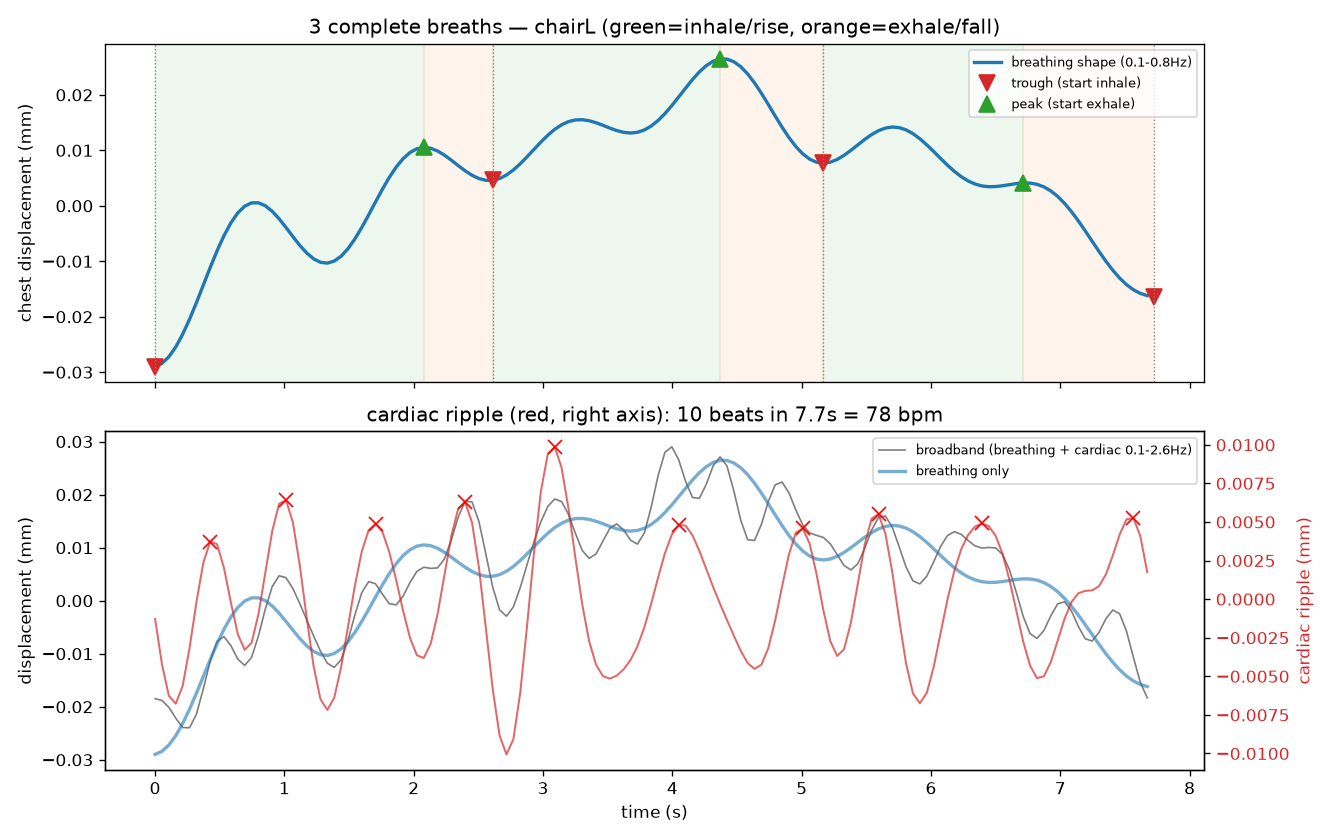

This chart was generated by the following Python code:
"""Plot 3 complete breathing cycles from chairL to SEE the waveform shape / asymmetry.
Shows: clean breathing (drift removed, cardiac removed) + the broadband (cardiac riding
on top). Marks troughs/peaks, annotates inspiration(rise) vs expiration(fall) durations.

    python3 chairL_3breaths.py
"""
import numpy as np
from scipy.signal import find_peaks
from bcg_vitals import demod_channels, bandpass, sqi, RR_LO, RR_HI

BLOCK = "chairL_20260713_183514.npz"


def load(path):
    d = np.load(path, allow_pickle=True)
    cube = np.asarray(d["snapshots"], np.complex64)
    counts = d["counts"].astype(int); bins = d["bins"].astype(int)
    C = cube[:, :int(counts.min()), :]
    ts = np.asarray(d["frame_ts"], float)[:int(counts.min())]
    span = ts[-1] - ts[0]
    if span > 1e4:
        span /= 1000.0
    return C, bins, (len(ts) - 1) / span


def main():
    C, bins, fps = load(BLOCK)
    chans = demod_channels(C, bins)
    resp_sqi = np.array([sqi(bandpass(c, fps, RR_LO, RR_HI), fps, RR_LO, RR_HI)
                         for c in chans])
    rb = int(np.argmax(resp_sqi))
    shape = bandpass(chans[rb], fps, 0.1, 0.8)      # breathing shape (up to ~4 harmonics)
    broad = bandpass(chans[rb], fps, 0.1, 2.6)      # breathing + cardiac ripple

    tr, _ = find_peaks(-shape, distance=int(fps / RR_HI))
    pk, _ = find_peaks(shape,  distance=int(fps / RR_HI))

    # find 3 consecutive, most-regular breaths (trough_i -> trough_i+3)
    best, bestvar = 0, 1e9
    for j in range(len(tr) - 3):
        seg = np.diff(tr[j:j + 4])
        v = np.std(seg) / (np.mean(seg) + 1e-9)
        if v < bestvar:
            bestvar, best = v, j
    a, b = tr[best], tr[best + 3]
    t = (np.arange(a, b) - a) / fps
    sh = shape[a:b]; br = broad[a:b]
    trs = tr[(tr >= a) & (tr <= b)]
    pks = pk[(pk >= a) & (pk <= b)]

    print(f"{BLOCK}: breathing bin {bins[rb]} ({bins[rb]*0.0234375:.2f}m), "
          f"fps={fps:.2f}, showing troughs {trs} (samples)")
    # per-cycle rise/fall
    anc = sorted([(i, 'tr') for i in trs] + [(i, 'pk') for i in pks])
    for k in range(len(anc) - 1):
        (i0, t0), (i1, t1) = anc[k], anc[k + 1]
        if t0 != t1:
            dur = (i1 - i0) / fps
            print(f"  {t0}->{t1}: {dur:.2f}s  ({'inspiration/rise' if t0=='tr' else 'expiration/fall'})")

    try:
        import matplotlib; matplotlib.use("Agg"); import matplotlib.pyplot as plt
        fig, ax = plt.subplots(2, 1, figsize=(11, 7), sharex=True)
        ax[0].plot(t, sh, "C0", lw=2, label="breathing shape (0.1-0.8Hz)")
        ax[0].plot((trs - a) / fps, shape[trs], "v", color="C3", ms=10, label="trough (start inhale)")
        ax[0].plot((pks - a) / fps, shape[pks], "^", color="C2", ms=10, label="peak (start exhale)")
        for i in trs:
            ax[0].axvline((i - a) / fps, color="grey", ls=":", lw=.8)
        # shade inspiration vs expiration
        for k in range(len(anc) - 1):
            (i0, t0), (i1, t1) = anc[k], anc[k + 1]
            if t0 != t1 and a <= i0 and i1 <= b:
                ax[0].axvspan((i0 - a) / fps, (i1 - a) / fps,
                              color=("C2" if t0 == 'tr' else "C1"), alpha=.08)
        ax[0].set_ylabel("chest displacement (mm)")
        ax[0].set_title("3 complete breaths — chairL (green=inhale/rise, orange=exhale/fall)")
        ax[0].legend(loc="upper right", fontsize=8)
        ax[1].plot(t, br, "C7", lw=1, label="broadband (breathing + cardiac 0.1-2.6Hz)")
        ax[1].plot(t, sh, "C0", lw=2, alpha=.6, label="breathing only")
        ax[1].set_ylabel("displacement (mm)")
        ax[1].legend(loc="upper right", fontsize=8)
        # cardiac = broadband - breathing shape, band-limited to cardiac
        card = bandpass(broad[a:b], fps, 0.9, 2.0)
        cpk, _ = find_peaks(card, distance=int(fps / (110 / 60)))
        bpm = len(cpk) / (t[-1] - t[0]) * 60
        ax2 = ax[1].twinx()
        ax2.plot(t, card, "C3", lw=1.2, alpha=.7)
        ax2.plot(t[cpk], card[cpk], "rx", ms=8)
        ax2.set_ylabel("cardiac ripple (mm)", color="C3")
        ax2.tick_params(axis='y', labelcolor="C3")
        ax[1].set_xlabel("time (s)")
        ax[1].set_title(f"cardiac ripple (red, right axis): {len(cpk)} beats in "
                        f"{t[-1]-t[0]:.1f}s = {bpm:.0f} bpm")
        print(f"cardiac beats counted: {len(cpk)} in {t[-1]-t[0]:.1f}s -> {bpm:.0f} bpm")
        fig.tight_layout(); fig.savefig("chairL_3breaths.png", dpi=120)
        print("saved chairL_3breaths.png")
    except Exception as e:
        print("plot skipped:", e)


if __name__ == "__main__":
    main()
